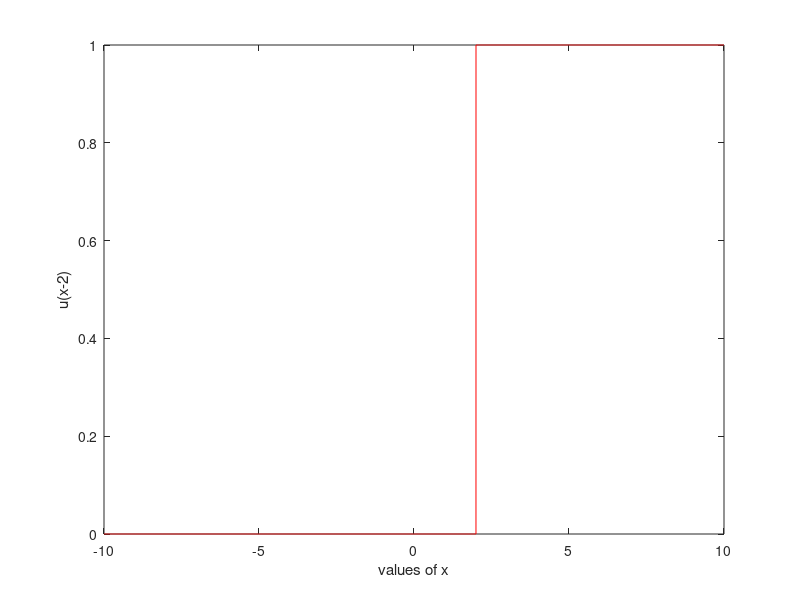

Source code (MATLAB):
a=.001;b=2;  %a is the increment of the x-values ,b is the Xo value in u(X-Xo)
x=-10:a:10;
y=size(x);
for i=1:1:length(x)
    if x(i)>=b y(i)=1;
    elseif x(i)<b y(i)=0;
    end
end
plot (x,y,'r');
hold on
xlabel("values of x")
ylabel("u(x-2)");
hold off